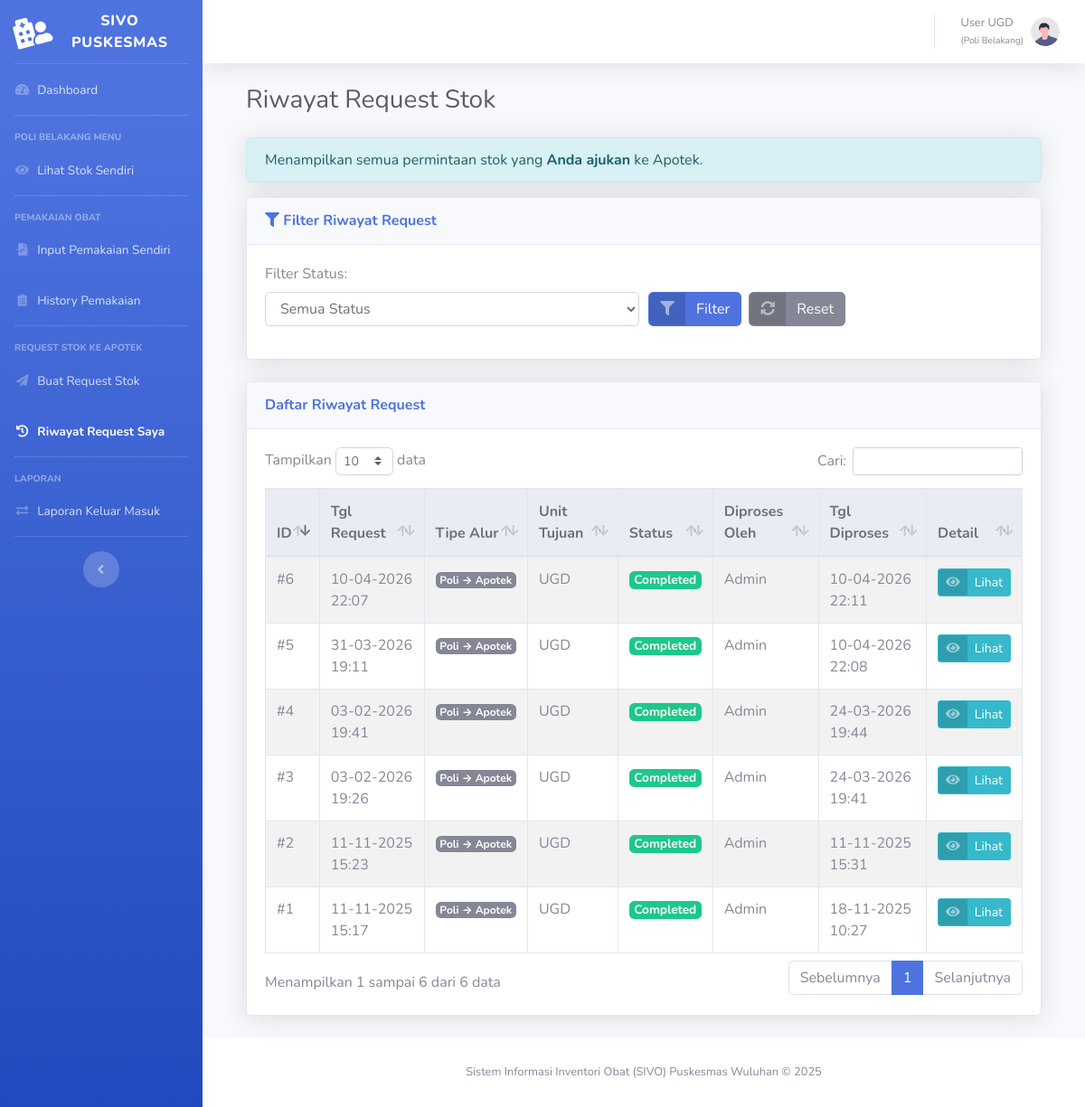
Page /request/riwayat.php (signed in) on the committed database.
### tables this page shows
CREATE TABLE `tbl_request_header` (
  `id_request` bigint(20) NOT NULL,
  `tgl_request` datetime NOT NULL,
  `id_user_request` int(11) NOT NULL COMMENT 'User Poli Belakang yg request',
  `id_unit_tujuan` int(11) NOT NULL COMMENT 'Unit yg minta (cth: UGD)',
  `tipe_request` enum('Poli_ke_Apotek','Apotek_ke_Gudang') NOT NULL DEFAULT 'Poli_ke_Apotek',
  `status` enum('Pending','Partial','Completed','Cancelled') NOT NULL DEFAULT 'Pending',
  `keterangan_request` varchar(255) DEFAULT NULL,
  `id_user_approve` int(11) DEFAULT NULL COMMENT 'Admin yg memproses',
  `tgl_approve` datetime DEFAULT NULL
);

CREATE TABLE `tbl_unit` (
  `id_unit` int(11) NOT NULL,
  `nama_unit` varchar(50) NOT NULL COMMENT 'Cth: GUDANG, APOTEK, UGD, RAWAT INAP, KB PONED'
);

CREATE TABLE `tbl_user` (
  `id_user` int(11) NOT NULL,
  `id_role` int(11) NOT NULL,
  `id_poli` int(11) DEFAULT NULL COMMENT 'Wajib diisi jika rolenya Poli. Null jika Admin.',
  `username` varchar(50) NOT NULL,
  `password` varchar(255) NOT NULL COMMENT 'Wajib di-hash (bcrypt)',
  `nama_lengkap` varchar(100) DEFAULT NULL,
  `is_active` tinyint(1) DEFAULT 1
);

### request/riwayat.php (the view, shortened to what this page needs)
<?php
require_once '../config.php';
$page_title = "Riwayat Request Stok";
$riwayat_requests = [];
$filter_status    = $_GET['status_filter'] ?? '';
$filter_user_id   = $_GET['filter_user']   ?? '';
try {
    $sql_base = "FROM tbl_request_header h
                 JOIN tbl_user u_req ON h.id_user_request = u_req.id_user
                 JOIN tbl_unit unit_tuj ON h.id_unit_tujuan = unit_tuj.id_unit
                 LEFT JOIN tbl_user u_app ON h.id_user_approve = u_app.id_user";
    $where_conditions = [];
    $params = [];
    if ($_SESSION['role_id'] == 4) {
        $where_conditions[] = "h.id_user_request = ?";
        $where_conditions[] = "h.tipe_request = 'Poli_ke_Apotek'";
        $params[] = $_SESSION['user_id'];
    } elseif ($_SESSION['role_id'] == 5) {
        $where_conditions[] = "h.tipe_request = 'Poli_ke_Apotek'";
    } else {
        $where_conditions[] = "h.tipe_request = 'Apotek_ke_Gudang'";
        if (!empty($filter_user_id)) {
            $where_conditions[] = "h.id_user_request = ?";
            $params[] = $filter_user_id;
        }
    }
    $sql_where = !empty($where_conditions) ? " WHERE " . implode(" AND ", $where_conditions) : "";
    $sql_resep = "SELECT
                    h.id_request, h.tgl_request, h.status, h.tgl_approve,
                    h.tipe_request,
                    u_req.nama_lengkap AS nama_pemohon,
                    unit_tuj.nama_unit AS nama_unit_tujuan,
                    u_app.nama_lengkap AS nama_approver
                  $sql_base
                  $sql_where
                  ORDER BY h.id_request DESC";
    $stmt_resep = $pdo->prepare($sql_resep);
    $stmt_resep->execute($params);
    $riwayat_requests = $stmt_resep->fetchAll();
} catch (PDOException $e) {
    die("Error mengambil data: " . $e->getMessage());
}
include '../templates/header.php';
?>
<div class="container-fluid">
    <h1 class="h3 mb-4 text-gray-800"><?php echo htmlspecialchars($page_title); ?></h1>
    <?php if ($_SESSION['role_id'] == 4): ?>
        <div class="alert alert-info shadow" role="alert">
            Menampilkan semua permintaan stok yang <strong>Anda ajukan</strong> ke Apotek.
        </div>
    <?php elseif ($_SESSION['role_id'] == 5): ?>
        <div class="alert alert-info shadow" role="alert">
            Menampilkan riwayat request masuk dari <strong>semua Poli</strong> ke Apotek.
        </div>
    <?php else: ?>
        <div class="alert alert-info shadow" role="alert">
            Menampilkan riwayat request yang diajukan <strong>Apotek ke Gudang</strong>.
        </div>
    <?php endif; ?>
    <div class="card shadow mb-4">
        <div class="card-header py-3">
            <h6 class="m-0 font-weight-bold text-primary"><i class="fas fa-filter"></i> Filter Riwayat Request</h6>
        </div>
        <div class="card-body">
            <form action="<?php echo BASE_URL; ?>request/riwayat.php" method="GET">
                <div class="form-row">
                    <div class="form-group col-md-<?php echo ($_SESSION['role_id'] == 1 || $_SESSION['role_id'] == 2) ? '4' : '6'; ?>">
                        <label for="status_filter">Filter Status:</label>
                        <select name="status_filter" id="status_filter" class="form-control">
                            <option value=""          <?php echo ($filter_status == '')          ? 'selected' : ''; ?>>Semua Status</option>
                        </select>
                    </div>
                    <div class="form-group col-md-<?php echo ($_SESSION['role_id'] == 1 || $_SESSION['role_id'] == 2) ? '4' : '6'; ?> d-flex align-items-end">
                        <button type="submit" class="btn btn-primary btn-icon-split mr-2">
                            <span class="icon text-white-50"><i class="fas fa-filter"></i></span>
                            <span class="text">Filter</span>
                        </button>
                        <a href="<?php echo BASE_URL; ?>request/riwayat.php" class="btn btn-secondary btn-icon-split">
                            <span class="icon text-white-50"><i class="fas fa-sync-alt"></i></span>
                            <span class="text">Reset</span>
                        </a>
                    </div>
                </div>
            </form>
        </div>
    </div>
    <div class="card shadow mb-4">
        <div class="card-header py-3">
            <h6 class="m-0 font-weight-bold text-primary">Daftar Riwayat Request</h6>
        </div>
        <div class="card-body">
            <div class="table-responsive">
                <table class="table table-bordered table-striped" id="dataTable" width="100%" cellspacing="0">
                    <thead class="thead-light">
                        <tr>
                            <th>ID</th>
                            <th>Tgl Request</th>
                            <th>Tipe Alur</th>
                            <th>Unit Tujuan</th>
                            <th>Status</th>
                            <th>Diproses Oleh</th>
                            <th>Tgl Diproses</th>
                            <th>Detail</th>
                        </tr>
                    </thead>
                    <tbody>
                        <?php if (!empty($riwayat_requests)): ?>
                            <?php foreach ($riwayat_requests as $req): ?>
                                <tr class="<?php echo ($req['status'] == 'Pending') ? 'table-warning' : ''; ?>">
                                    <td>#<?php echo $req['id_request']; ?></td>
                                    <td><?php echo htmlspecialchars(date('d-m-Y H:i', strtotime($req['tgl_request']))); ?></td>
                                    <td>
                                        <?php if ($req['tipe_request'] == 'Apotek_ke_Gudang'): ?>
                                            <span class="badge badge-primary">Apotek → Gudang</span>
                                        <?php else: ?>
                                            <span class="badge badge-secondary">Poli → Apotek</span>
                                        <?php endif; ?>
                                    </td>
                                    <td><?php echo htmlspecialchars($req['nama_unit_tujuan']); ?></td>
                                    <td>
                                        <?php
                                        $status = $req['status'];
                                        $badge_class = 'badge-secondary';
                                        if ($status == 'Completed') $badge_class = 'badge-success';
                                        ?>
                                        <span class="badge <?php echo $badge_class; ?>" style="font-size:0.85rem;">
                                            <?php echo htmlspecialchars($status); ?>
                                        </span>
                                    </td>
                                    <td><?php echo htmlspecialchars($req['nama_approver'] ?? '---'); ?></td>
                                    <td>
                                        <?php echo $req['tgl_approve']
                                            ? htmlspecialchars(date('d-m-Y H:i', strtotime($req['tgl_approve'])))
                                            : '---'; ?>
                                    </td>
                                    <td>
                                        <a href="<?php echo BASE_URL; ?>request/detail.php?id=<?php echo $req['id_request']; ?>"
                                           class="btn btn-info btn-sm btn-icon-split">
                                            <span class="icon text-white-50"><i class="fas fa-eye"></i></span>
                                            <span class="text">Lihat</span>
                                        </a>
                                    </td>
                                </tr>
                            <?php endforeach; ?>
                        <?php endif; ?>
                    </tbody>
                </table>
            </div>
        </div>
    </div>
</div>
<?php
include '../templates/footer.php';
?>

### rows in the picture
tbl_request_header: id_request "6", tgl_request "10-04-2026 22:07", tipe_request "Poli → Apotek", id_unit_tujuan.nama_unit "UGD", status "Completed", id_user_approve.nama_lengkap "Admin", tgl_approve "10-04-2026 22:11"
tbl_request_header: id_request "5", tgl_request "31-03-2026 19:11", tipe_request "Poli → Apotek", id_unit_tujuan.nama_unit "UGD", status "Completed", id_user_approve.nama_lengkap "Admin", tgl_approve "10-04-2026 22:08"
tbl_request_header: id_request "4", tgl_request "03-02-2026 19:41", tipe_request "Poli → Apotek", id_unit_tujuan.nama_unit "UGD", status "Completed", id_user_approve.nama_lengkap "Admin", tgl_approve "24-03-2026 19:44"
tbl_request_header: id_request "3", tgl_request "03-02-2026 19:26", tipe_request "Poli → Apotek", id_unit_tujuan.nama_unit "UGD", status "Completed", id_user_approve.nama_lengkap "Admin", tgl_approve "24-03-2026 19:41"
tbl_request_header: id_request "2", tgl_request "11-11-2025 15:23", tipe_request "Poli → Apotek", id_unit_tujuan.nama_unit "UGD", status "Completed", id_user_approve.nama_lengkap "Admin", tgl_approve "11-11-2025 15:31"
tbl_request_header: id_request "1", tgl_request "11-11-2025 15:17", tipe_request "Poli → Apotek", id_unit_tujuan.nama_unit "UGD", status "Completed", id_user_approve.nama_lengkap "Admin", tgl_approve "18-11-2025 10:27"

### other values in the picture
$_SESSION['nama_lengkap'] "User UGD"
$_SESSION['role_nama'] "Poli Belakang"
$page_title "Riwayat Request Stok"
